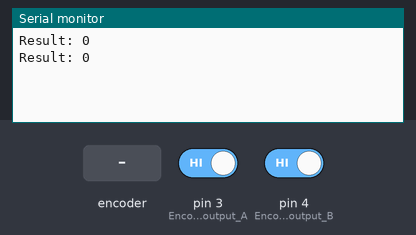
A sketch run on a simulated Arduino Uno, built with avr-gcc and run on an emulated ATmega328P. On the bench: the last lines printed to the serial monitor. Inputs (shaded band) come from the test bench; at power-on: pin 3 (Encoder_output_A) HIGH, pin 4 (Encoder_output_B) HIGH.

Above: at 1.2 s.
1.3 s: rotary encoder on pin 3 (Encoder_output_A) / pin 4 (Encoder_output_B) turned 1 step (first pin leading)
At 2.8 s:
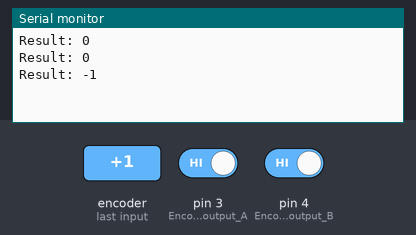
3.0 s: rotary encoder on pin 3 (Encoder_output_A) / pin 4 (Encoder_output_B) turned 1 step (first pin leading)
At 4.6 s:
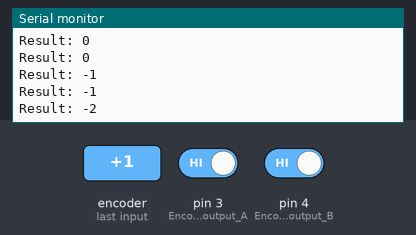
Timing chart, 0 to 6.1 s (numbered marks = the images above; inputs shaded):
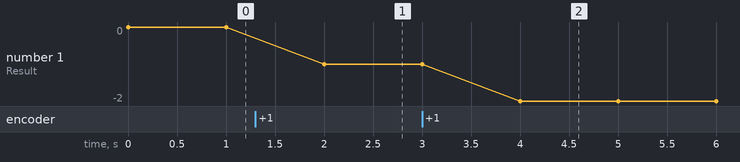

Measured:
- after the input at 1.3 s, the serial monitor: prints a new line after 0.70 s (image 1)
- after the input at 3.0 s, the serial monitor: prints a new line after 1.0 s (image 2)
- plotted number 1: 0 → -1 after the input at 1.3 s, -1 → -2 after the input at 3.0 s

The sketch:

motor_encoder.ino
```cpp
#define Encoder_output_A 3// green
#define Encoder_output_B 4 // yellow
// these two pins has the hardware interrupts as well.

int enc_count = 0;
int encoder_res = 6;
float encoder_wheel_dia = 0.1; //in meters
float pi = 3.147;

void setup() {
Serial.begin(9600); // activates the serial communication
pinMode(Encoder_output_A,INPUT); // sets the Encoder_output_A pin as the input
pinMode(Encoder_output_B,INPUT); // sets the Encoder_output_B pin as the input
attachInterrupt(digitalPinToInterrupt(Encoder_output_A),DC_Motor_Encoder,RISING);
}

void loop() {
  float dis = pi * encoder_wheel_dia * ((enc_count)/encoder_res);
  Serial.print("Result: ");
  Serial.println(enc_count);
  delay(1000);
}

void DC_Motor_Encoder(){
  int b = digitalRead(Encoder_output_B);
  if(b > 0){
    enc_count++;
  }
  else{
    enc_count--;
  }
}
```
